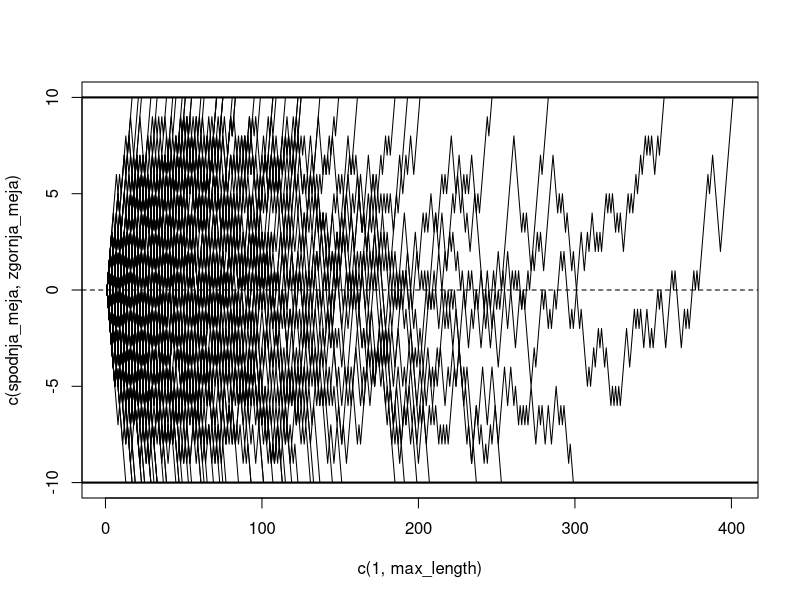

The R script that drew this image:
## ---- chunk 1
knitr::opts_chunk$set(echo = TRUE)
## ---- chunk 2
sprehod <- function(p, spodnja_meja, zgornja_meja) {
    vektor_vrednosti <- c(0)
    vsota <- 0
    while (vsota > spodnja_meja & vsota < zgornja_meja) {
        vsota <- vsota + ifelse(runif(1) < p, 1, -1)
        vektor_vrednosti <- c(vektor_vrednosti, vsota)
    }
  vektor_vrednosti}
## ---- chunk 3
vektor_vrednosti <- c(0)
vsota <- 0
p = 0.50
spodnja_meja <- -10
zgornja_meja <- 10
a <- sprehod(p,spodnja_meja,zgornja_meja)
N <- 100
set.seed(21)
seznam <- replicate(N, sprehod(p, spodnja_meja, zgornja_meja))

max_length <- max(sapply(seznam, length))
# make plot
plot(c(1, max_length), c(spodnja_meja, zgornja_meja), type = "n")
for (i in 1:N) {
    lines(1:length(seznam[[i]]), seznam[[i]])
}
abline(h = 0, lty = "dashed")
abline(h = spodnja_meja, lwd = 2)
abline(h = zgornja_meja, lwd = 2)
